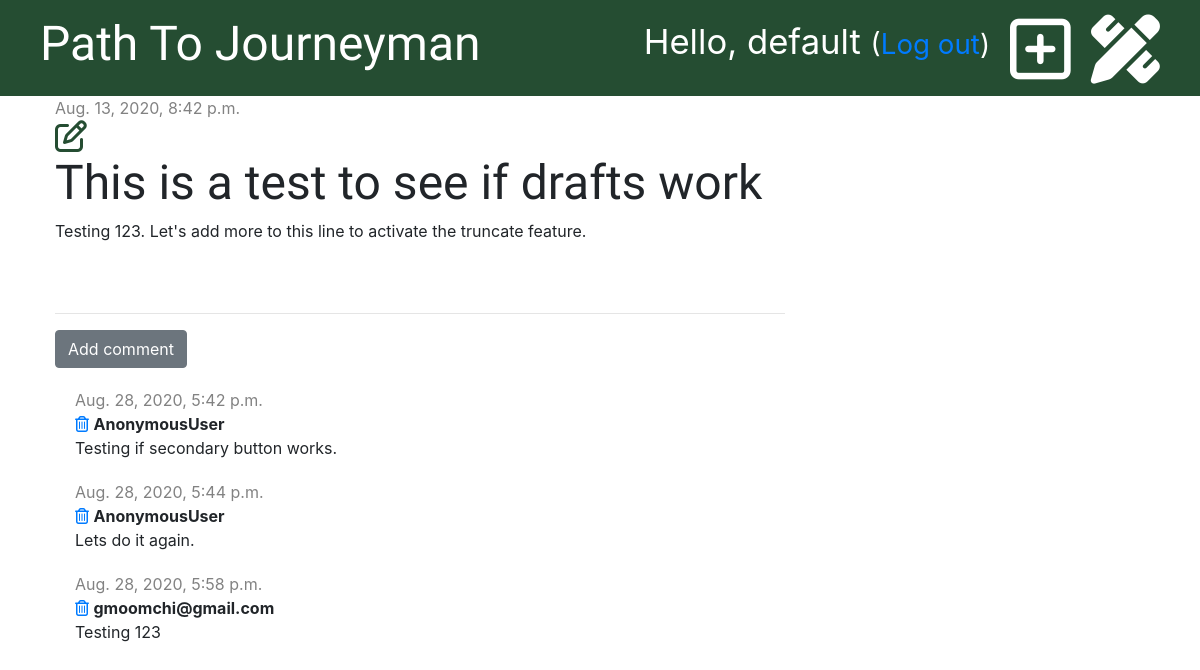
/post/9/ (signed in), run on the app's committed database.
### blog/models.py (models this page shows, shortened)
class Post(models.Model):
    author = models.ForeignKey('auth.User', on_delete=models.CASCADE)
    title = models.CharField(max_length=200)
    text = models.TextField()
    created_date = models.DateTimeField(default=timezone.now)
    published_date = models.DateTimeField(blank=True, null=True)

class Comment(models.Model):
    post = models.ForeignKey('blog.Post', on_delete=models.CASCADE, related_name='comments')
    author = models.CharField(max_length=200)
    text = models.TextField()
    created_date = models.DateTimeField(default=timezone.now)

### blog/views.py (the view)
# urls.py: path('post/<int:pk>/', views.post_detail, name='post_detail'),
def post_detail(request, pk):
    post = get_object_or_404(Post, pk=pk)
    stuff_for_frontend = {'post': post}
    return render(request, 'blog/post_detail.html', stuff_for_frontend)

### blog/templates/blog/post_detail.html (shortened to what this page needs)
{% extends 'blog/base.html' %}
{% block content %}
    <div class="post">
        {% if post.published_date %}
            <div class="date">
                {{ post.published_date }}
            </div>
        {% else %}
            <a href="{% url 'post_publish' pk=post.pk %}" class="btn btn-primary">Publish</a>
        {% endif %}
        {% if user.is_authenticated %}
            <a href="{% url 'post_edit' pk=post.pk %}"><i class="far fa-edit fa-2x" style="color: #254d32;"></i></a>
        {% endif %}
        <h1>{{ post.title }}</h1>
        <p>{{ post.text|linebreaksbr }}</p>
    </div>
    <hr>
    <a href="{% url 'add_comment_to_post' pk=post.pk %}" class="btn btn-secondary">Add comment</a>
    {% for comment in post.comments.all %}
        <div class="comment">
            <div class="date">
                {{ comment.created_date }}
            </div>
            <a href="{% url 'comment_remove' pk=comment.pk %}"><i class="far fa-trash-alt"></i></a>
            <strong>{{ comment.author }}</strong>
            <p>{{ comment.text }}</p>
        </div>
        {% empty %}
            <p>No comments yet...</p>
    {% endfor %}
{% endblock %}

### blog/templates/blog/base.html (shortened to what this page needs)
{% load static %}
<!DOCTYPE html>
<html lang="en">
<head>
    <link rel="stylesheet" href="https://stackpath.bootstrapcdn.com/bootstrap/4.5.0/css/bootstrap.min.css">
    <link rel="stylesheet" href="{% static 'css/blog.css' %}">
</head>
<body>
<div class="page-header">
    {% if user.is_authenticated %}
        <a href="{% url 'post_draft_list' %}" class="top-menu"><i class="fas fa-pencil-ruler fa-2x"></i></a>
        <a href="{% url 'post_new' %}" class="top-menu"><i class="far fa-plus-square fa-2x"></i></a>
        <p class="top-menu">Hello, {{ user.username }} <small>(<a href="{% url 'logout' %}">Log out</a>)</small></p>
    {% else %}
        <a href="{% url 'login' %}" class="top-menu"><i class="fas fa-sign-in-alt fa-2x"></i></a>
    {% endif %}
    <h1><a href="{% url "post_list" %}">Path To Journeyman</a></h1>
</div>
<div class="content container">
    <div class="row">
        <div class="col-md-8">
            {% block content %}
            {% endblock %}
        </div>
    </div>
</div>
</body>
</html>

### blog/static/css/blog.css (style rules this page uses)
.page-header { background-color: #254d32; margin-top: 0; padding: 15px 20px 15px 40px; }
.page-header h1, .page-header h1 a { color: #FFFFFF; font:-size: 36pt; text-decoration: none; }
.content { margin-left: 40px; }
h1, h2, h3, h4 { font-family: 'Tangerine', 'Inconsolata', 'Droid Sans', serif; font-size: 48px; }
.date { color: #828282; }
.post { margin-bottom: 70px; }
.top-menu, .top-menu:hover { color: #ffffff; float: right; font-size: 26pt; margin-right: 20px; }
.comment { margin: 20px 0px 20px 20px; }

### data on the page
Post: published_date "Aug. 13, 2020, 8:42 p.m.", title "This is a test to see if drafts work", text "Testing 123. Let's add more to this line to activate the truncate feature."
Comment: created_date "Aug. 28, 2020, 5:42 p.m.", author "AnonymousUser", text "Testing if secondary button works."
Comment: created_date "Aug. 28, 2020, 5:44 p.m.", author "AnonymousUser", text "Lets do it again."
Comment: created_date "Aug. 28, 2020, 5:58 p.m.", author "gmoomchi@gmail.com", text "Testing 123"

### other printed values
{{ user.username }} "default"
